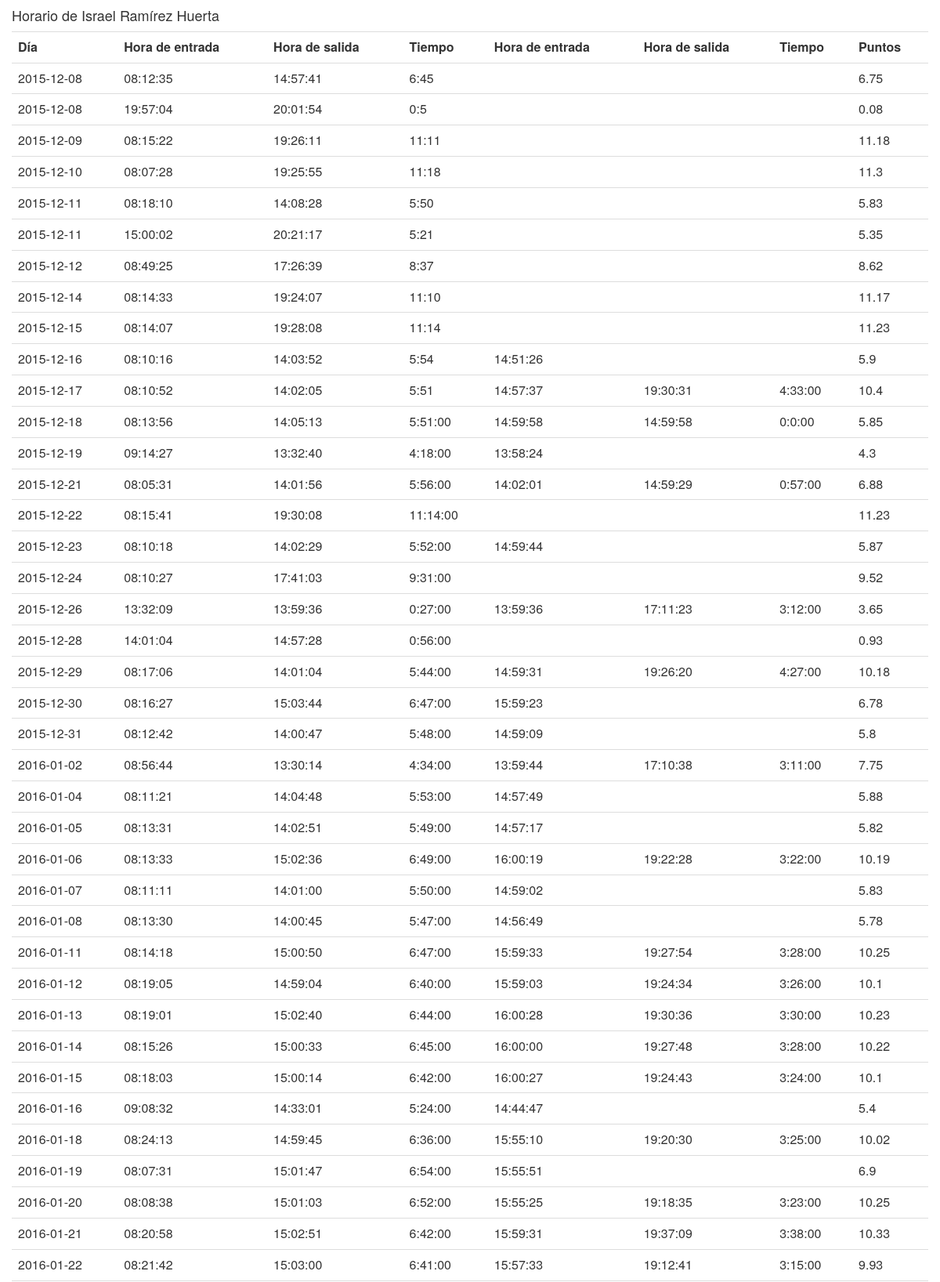
Screenshot of /horario-personal.php?usuario=3 (upper part) with the database file from the repository.
### tables this page shows
CREATE TABLE IF NOT EXISTS `personal` (
  `idpersonal` int(11) NOT NULL AUTO_INCREMENT,
  `nombre` varchar(45) DEFAULT NULL,
  `apellidos` varchar(45) DEFAULT NULL,
  `foto` varchar(100) DEFAULT NULL,
  `tolerancia` time NOT NULL,
  `privilegios_idprivilegios` int(11) NOT NULL,
  `usuario_idusuario` int(11) NOT NULL,
  PRIMARY KEY (`idpersonal`,`privilegios_idprivilegios`),
  KEY `fk_personal_privilegios1_idx` (`privilegios_idprivilegios`),
  KEY `fk_personal_usuario1_idx` (`usuario_idusuario`)
);

CREATE TABLE IF NOT EXISTS `horario` (
  `idhorario` int(11) NOT NULL AUTO_INCREMENT,
  `dia_entrada` date DEFAULT NULL,
  `hora_entrada` time DEFAULT NULL,
  `dia_salida` date DEFAULT NULL,
  `hora_salida` time DEFAULT NULL,
  `tiempo` varchar(8) NOT NULL,
  `tiempo_decimal` float(5,2) NOT NULL,
  `despues_entrada` time DEFAULT NULL,
  `despues_salida` time DEFAULT NULL,
  `despues_tiempo` varchar(8) DEFAULT NULL,
  `despues_tiempo_decimal` float(5,2) DEFAULT NULL,
  `total` varchar(8) DEFAULT NULL,
  `total_decimal` float(5,2) DEFAULT NULL,
  `personal_idpersonal` int(11) NOT NULL,
  PRIMARY KEY (`idhorario`,`personal_idpersonal`),
  KEY `fk_horario_personal1_idx` (`personal_idpersonal`)
);

### horario-personal.php (the view, shortened to what this page needs)
<html>
<head>
<link rel="stylesheet" type="text/css" href="css/bootstrap.min.css">
<link rel="stylesheet" type="text/css" href="css/imprimir.css">
</head>
<body>
<?php
$usuario = $_GET['usuario'];
?>
	<div class="container">
		<div class="row">
			<?php
				include('conexion.php');
				$personal = $datos = "select nombre,apellidos from personal where idpersonal = '$usuario'";
				$data = mysql_query($personal, $conexion) or die(mysql_error());
				while ($rows = mysql_fetch_assoc($data)) {
					echo "<h4>Horario de ". $rows['nombre']." ".$rows['apellidos']."</h4>";
				}
			?>
			<div class="table-responsive">
				<table class="table">
					<tr>
						<th>D&iacute;a</th>
						<th>Hora de entrada</th>
						<th>Hora de salida</th>
						<th>Tiempo</th>
						<th>Hora de entrada</th>
						<th>Hora de salida</th>
						<th>Tiempo</th>
						<th>Puntos</th>
					</tr>
					<?php
						$usuario = $_GET['usuario'];
						$datos = "select * from horario where personal_idpersonal = '$usuario'";
						$horario = mysql_query($datos, $conexion) or die(mysql_error());
						while ($rows = mysql_fetch_assoc($horario)) {
							echo "<tr>";
							$dia = $rows['dia_entrada'];
							echo "<td>".$dia."</td>";
							$entrada = $rows['hora_entrada'];
							echo "<td>".$entrada."</td>";
							$salida = $rows['hora_salida'];
							echo "<td>".$salida."</td>";
							$tiempo = $rows['tiempo'];
							echo "<td>".$tiempo."</td>";
							$decimal = $rows['tiempo_decimal'];
							$entrada = $rows['despues_entrada'];
							echo "<td>".$entrada."</td>";
							$salida = $rows['despues_salida'];
							echo "<td>".$salida."</td>";
							$despues_tiempo = $rows['despues_tiempo'];
							echo "<td>".$despues_tiempo."</td>";
							$despues_decimal = $rows['despues_tiempo_decimal'];
							$en_dia = 0;
							if(!empty($decimal)){
								$en_dia = $en_dia + $decimal;
								if(!empty($despues_decimal)){
								$en_dia = $en_dia + $despues_decimal;
								}
							}
							echo "<td>".$en_dia."</td>";
							echo "</tr>";
						}
					?>
				</table>
			</div>
		</div>
	</div>
</body>

### rows the page displays
personal: nombre "Israel", apellidos "Ramírez Huerta"
horario: dia_entrada "2015-12-08", hora_entrada "08:12:35", hora_salida "14:57:41", tiempo "6:45", en_dia "6.75"
horario: dia_entrada "2015-12-08", hora_entrada "19:57:04", hora_salida "20:01:54", tiempo "0:5", en_dia "0.08"
horario: dia_entrada "2015-12-09", hora_entrada "08:15:22", hora_salida "19:26:11", tiempo "11:11", en_dia "11.18"
horario: dia_entrada "2015-12-10", hora_entrada "08:07:28", hora_salida "19:25:55", tiempo "11:18", en_dia "11.3"
horario: dia_entrada "2015-12-11", hora_entrada "08:18:10", hora_salida "14:08:28", tiempo "5:50", en_dia "5.83"
horario: dia_entrada "2015-12-11", hora_entrada "15:00:02", hora_salida "20:21:17", tiempo "5:21", en_dia "5.35"
horario: dia_entrada "2015-12-12", hora_entrada "08:49:25", hora_salida "17:26:39", tiempo "8:37", en_dia "8.62"
horario: dia_entrada "2015-12-14", hora_entrada "08:14:33", hora_salida "19:24:07", tiempo "11:10", en_dia "11.17"
horario: dia_entrada "2015-12-15", hora_entrada "08:14:07", hora_salida "19:28:08", tiempo "11:14", en_dia "11.23"
horario: dia_entrada "2015-12-16", hora_entrada "08:10:16", hora_salida "14:03:52", tiempo "5:54", despues_entrada "14:51:26", en_dia "5.9"
horario: dia_entrada "2015-12-17", hora_entrada "08:10:52", hora_salida "14:02:05", tiempo "5:51", despues_entrada "14:57:37", despues_salida "19:30:31", despues_tiempo "4:33:00", en_dia "10.4"
horario: dia_entrada "2015-12-18", hora_entrada "08:13:56", hora_salida "14:05:13", tiempo "5:51:00", despues_entrada "14:59:58", despues_salida "14:59:58", despues_tiempo "0:0:00", en_dia "5.85"
horario: dia_entrada "2015-12-19", hora_entrada "09:14:27", hora_salida "13:32:40", tiempo "4:18:00", despues_entrada "13:58:24", en_dia "4.3"
horario: dia_entrada "2015-12-21", hora_entrada "08:05:31", hora_salida "14:01:56", tiempo "5:56:00", despues_entrada "14:02:01", despues_salida "14:59:29", despues_tiempo "0:57:00", en_dia "6.88"
horario: dia_entrada "2015-12-22", hora_entrada "08:15:41", hora_salida "19:30:08", tiempo "11:14:00", en_dia "11.23"
horario: dia_entrada "2015-12-23", hora_entrada "08:10:18", hora_salida "14:02:29", tiempo "5:52:00", despues_entrada "14:59:44", en_dia "5.87"
horario: dia_entrada "2015-12-24", hora_entrada "08:10:27", hora_salida "17:41:03", tiempo "9:31:00", en_dia "9.52"
horario: dia_entrada "2015-12-26", hora_entrada "13:32:09", hora_salida "13:59:36", tiempo "0:27:00", despues_entrada "13:59:36", despues_salida "17:11:23", despues_tiempo "3:12:00", en_dia "3.65"
horario: dia_entrada "2015-12-28", hora_entrada "14:01:04", hora_salida "14:57:28", tiempo "0:56:00", en_dia "0.93"
horario: dia_entrada "2015-12-29", hora_entrada "08:17:06", hora_salida "14:01:04", tiempo "5:44:00", despues_entrada "14:59:31", despues_salida "19:26:20", despues_tiempo "4:27:00", en_dia "10.18"
horario: dia_entrada "2015-12-30", hora_entrada "08:16:27", hora_salida "15:03:44", tiempo "6:47:00", despues_entrada "15:59:23", en_dia "6.78"
horario: dia_entrada "2015-12-31", hora_entrada "08:12:42", hora_salida "14:00:47", tiempo "5:48:00", despues_entrada "14:59:09", en_dia "5.8"
horario: dia_entrada "2016-01-02", hora_entrada "08:56:44", hora_salida "13:30:14", tiempo "4:34:00", despues_entrada "13:59:44", despues_salida "17:10:38", despues_tiempo "3:11:00", en_dia "7.75"
horario: dia_entrada "2016-01-04", hora_entrada "08:11:21", hora_salida "14:04:48", tiempo "5:53:00", despues_entrada "14:57:49", en_dia "5.88"
horario: dia_entrada "2016-01-05", hora_entrada "08:13:31", hora_salida "14:02:51", tiempo "5:49:00", despues_entrada "14:57:17", en_dia "5.82"
horario: dia_entrada "2016-01-06", hora_entrada "08:13:33", hora_salida "15:02:36", tiempo "6:49:00", despues_entrada "16:00:19", despues_salida "19:22:28", despues_tiempo "3:22:00", en_dia "10.19"
horario: dia_entrada "2016-01-07", hora_entrada "08:11:11", hora_salida "14:01:00", tiempo "5:50:00", despues_entrada "14:59:02", en_dia "5.83"
horario: dia_entrada "2016-01-08", hora_entrada "08:13:30", hora_salida "14:00:45", tiempo "5:47:00", despues_entrada "14:56:49", en_dia "5.78"
horario: dia_entrada "2016-01-11", hora_entrada "08:14:18", hora_salida "15:00:50", tiempo "6:47:00", despues_entrada "15:59:33", despues_salida "19:27:54", despues_tiempo "3:28:00", en_dia "10.25"
horario: dia_entrada "2016-01-12", hora_entrada "08:19:05", hora_salida "14:59:04", tiempo "6:40:00", despues_entrada "15:59:03", despues_salida "19:24:34", despues_tiempo "3:26:00", en_dia "10.1"
horario: dia_entrada "2016-01-13", hora_entrada "08:19:01", hora_salida "15:02:40", tiempo "6:44:00", despues_entrada "16:00:28", despues_salida "19:30:36", despues_tiempo "3:30:00", en_dia "10.23"
horario: dia_entrada "2016-01-14", hora_entrada "08:15:26", hora_salida "15:00:33", tiempo "6:45:00", despues_entrada "16:00:00", despues_salida "19:27:48", despues_tiempo "3:28:00", en_dia "10.22"
horario: dia_entrada "2016-01-15", hora_entrada "08:18:03", hora_salida "15:00:14", tiempo "6:42:00", despues_entrada "16:00:27", despues_salida "19:24:43", despues_tiempo "3:24:00", en_dia "10.1"
horario: dia_entrada "2016-01-16", hora_entrada "09:08:32", hora_salida "14:33:01", tiempo "5:24:00", despues_entrada "14:44:47", en_dia "5.4"
horario: dia_entrada "2016-01-18", hora_entrada "08:24:13", hora_salida "14:59:45", tiempo "6:36:00", despues_entrada "15:55:10", despues_salida "19:20:30", despues_tiempo "3:25:00", en_dia "10.02"
horario: dia_entrada "2016-01-19", hora_entrada "08:07:31", hora_salida "15:01:47", tiempo "6:54:00", despues_entrada "15:55:51", en_dia "6.9"
horario: dia_entrada "2016-01-20", hora_entrada "08:08:38", hora_salida "15:01:03", tiempo "6:52:00", despues_entrada "15:55:25", despues_salida "19:18:35", despues_tiempo "3:23:00", en_dia "10.25"
horario: dia_entrada "2016-01-21", hora_entrada "08:20:58", hora_salida "15:02:51", tiempo "6:42:00", despues_entrada "15:59:31", despues_salida "19:37:09", despues_tiempo "3:38:00", en_dia "10.33"
horario: dia_entrada "2016-01-22", hora_entrada "08:21:42", hora_salida "15:03:00", tiempo "6:41:00", despues_entrada "15:57:33", despues_salida "19:12:41", despues_tiempo "3:15:00", en_dia "9.93"
